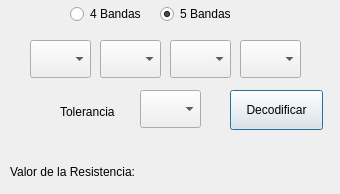
<?xml version="1.0" encoding="UTF-8"?>
<ui version="4.0">
 <class>DecodificadorDlg</class>
 <widget class="QDialog" name="DecodificadorDlg">
  <property name="geometry">
   <rect>
    <x>0</x>
    <y>0</y>
    <width>340</width>
    <height>194</height>
   </rect>
  </property>
  <property name="windowTitle">
   <string>Decodificador</string>
  </property>
  <widget class="QLabel" name="label">
   <property name="geometry">
    <rect>
     <x>10</x>
     <y>160</y>
     <width>161</width>
     <height>24</height>
    </rect>
   </property>
   <property name="text">
    <string>Valor de la Resistencia:</string>
   </property>
  </widget>
  <widget class="QLabel" name="lblResistencia">
   <property name="geometry">
    <rect>
     <x>190</x>
     <y>160</y>
     <width>121</width>
     <height>24</height>
    </rect>
   </property>
   <property name="text">
    <string/>
   </property>
  </widget>
  <widget class="KColorCombo" name="kColorBanda1">
   <property name="geometry">
    <rect>
     <x>30</x>
     <y>40</y>
     <width>61</width>
     <height>38</height>
    </rect>
   </property>
   <property name="editable">
    <bool>false</bool>
   </property>
   <property name="currentText">
    <string notr="true"/>
   </property>
   <property name="color">
    <color>
     <red>0</red>
     <green>0</green>
     <blue>0</blue>
    </color>
   </property>
  </widget>
  <widget class="KColorCombo" name="kColorBanda2">
   <property name="geometry">
    <rect>
     <x>100</x>
     <y>40</y>
     <width>61</width>
     <height>38</height>
    </rect>
   </property>
   <property name="editable">
    <bool>false</bool>
   </property>
   <property name="currentText">
    <string notr="true"/>
   </property>
   <property name="color">
    <color>
     <red>0</red>
     <green>0</green>
     <blue>0</blue>
    </color>
   </property>
  </widget>
  <widget class="KColorCombo" name="kColorBanda3">
   <property name="geometry">
    <rect>
     <x>170</x>
     <y>40</y>
     <width>61</width>
     <height>38</height>
    </rect>
   </property>
   <property name="editable">
    <bool>false</bool>
   </property>
   <property name="currentText">
    <string notr="true"/>
   </property>
   <property name="color">
    <color>
     <red>0</red>
     <green>0</green>
     <blue>0</blue>
    </color>
   </property>
  </widget>
  <widget class="KColorCombo" name="kColorBanda4">
   <property name="geometry">
    <rect>
     <x>240</x>
     <y>40</y>
     <width>61</width>
     <height>38</height>
    </rect>
   </property>
   <property name="editable">
    <bool>false</bool>
   </property>
   <property name="currentText">
    <string notr="true"/>
   </property>
   <property name="color">
    <color>
     <red>0</red>
     <green>0</green>
     <blue>0</blue>
    </color>
   </property>
  </widget>
  <widget class="KColorCombo" name="kColorBanda5">
   <property name="geometry">
    <rect>
     <x>140</x>
     <y>90</y>
     <width>61</width>
     <height>38</height>
    </rect>
   </property>
   <property name="editable">
    <bool>false</bool>
   </property>
   <property name="currentText">
    <string notr="true"/>
   </property>
   <property name="color">
    <color>
     <red>0</red>
     <green>0</green>
     <blue>0</blue>
    </color>
   </property>
  </widget>
  <widget class="QRadioButton" name="rb4Bandas">
   <property name="geometry">
    <rect>
     <x>70</x>
     <y>0</y>
     <width>110</width>
     <height>28</height>
    </rect>
   </property>
   <property name="text">
    <string>4 Bandas</string>
   </property>
  </widget>
  <widget class="QRadioButton" name="rb5Bandas">
   <property name="geometry">
    <rect>
     <x>160</x>
     <y>0</y>
     <width>110</width>
     <height>28</height>
    </rect>
   </property>
   <property name="text">
    <string>5 Bandas</string>
   </property>
   <property name="checked">
    <bool>true</bool>
   </property>
  </widget>
  <widget class="QPushButton" name="btnDecodificar">
   <property name="geometry">
    <rect>
     <x>230</x>
     <y>90</y>
     <width>93</width>
     <height>40</height>
    </rect>
   </property>
   <property name="text">
    <string>Decodificar</string>
   </property>
  </widget>
  <widget class="QLabel" name="lblResistencia_2">
   <property name="geometry">
    <rect>
     <x>60</x>
     <y>100</y>
     <width>121</width>
     <height>24</height>
    </rect>
   </property>
   <property name="text">
    <string>Tolerancia</string>
   </property>
  </widget>
  <zorder>lblResistencia_2</zorder>
  <zorder>label</zorder>
  <zorder>lblResistencia</zorder>
  <zorder>kColorBanda1</zorder>
  <zorder>kColorBanda2</zorder>
  <zorder>kColorBanda3</zorder>
  <zorder>kColorBanda4</zorder>
  <zorder>kColorBanda5</zorder>
  <zorder>rb4Bandas</zorder>
  <zorder>rb5Bandas</zorder>
  <zorder>btnDecodificar</zorder>
 </widget>
 <customwidgets>
  <customwidget>
   <class>KColorCombo</class>
   <extends>QComboBox</extends>
   <header>kcolorcombo.h</header>
  </customwidget>
 </customwidgets>
 <resources/>
 <connections/>
</ui>
